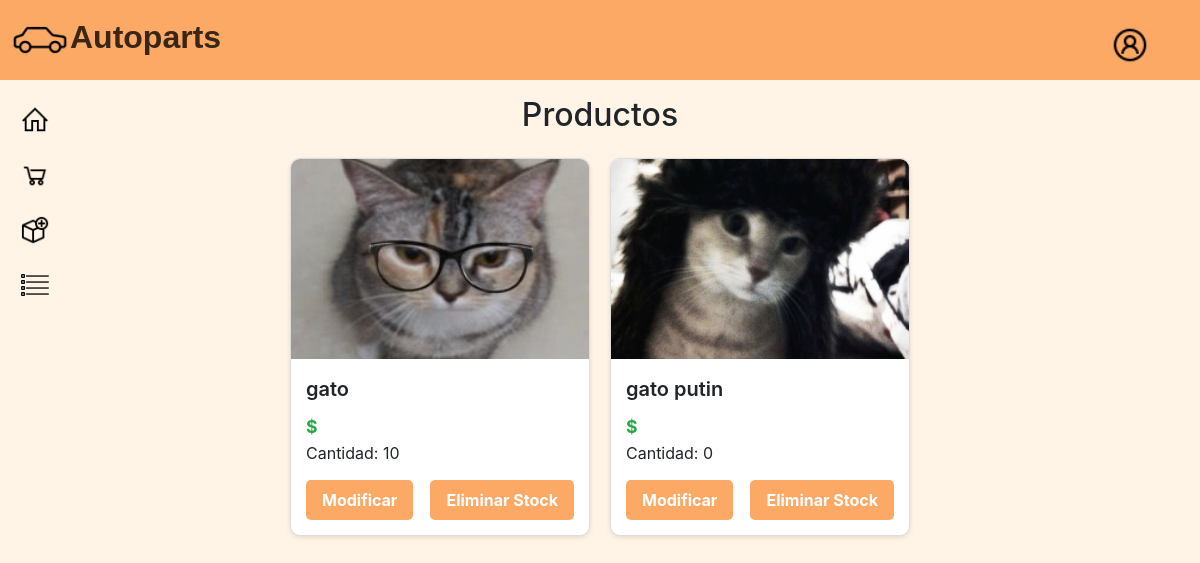
/lista2/, run on an earlier commit of the app's database.
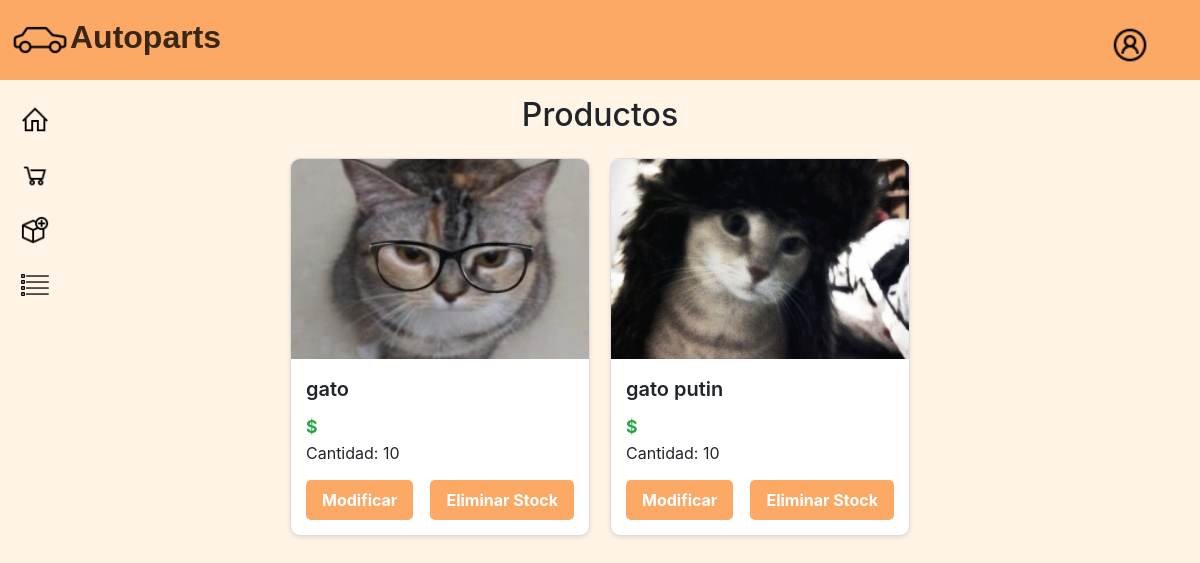
And on a later commit of the database.
### app/models.py (models this page shows, shortened)
class Stock(models.Model):
    local = models.ForeignKey(Local, on_delete=models.CASCADE, related_name='stocks')
    producto = models.ForeignKey(Producto, on_delete=models.CASCADE, related_name='stocks')
    cantidad = models.PositiveIntegerField(default=0)  # Cantidad disponible de este producto en el local
    class Meta:
        unique_together = ('local', 'producto')  # Evitar duplicados, asegurando que no haya dos entradas para el mismo producto en un mismo local

class Producto(models.Model):
    id_producto = models.AutoField(primary_key=True)
    familia = models.ForeignKey(FamiliaProducto, on_delete=models.CASCADE, related_name='productos')
    nombre = models.CharField(max_length=150)
    precio_minorista = models.IntegerField()
    precio_mayorista = models.IntegerField(default=0)
    descripcion = models.TextField(blank=True)
    fecha_fabricacion = models.DateField(null=True, blank=True)
    imagen = models.ImageField(upload_to="productos", null=True, blank=True)
    stock_minimo = models.PositiveIntegerField(default=5)
    class Meta:
        db_table = 'app_producto'  # asegura que Django use tabla existente

### app/views.py (the view)
# urls.py: path('lista2/', lista2, name="lista2"),
def lista2(request):
    stocks = Stock.objects.select_related('producto', 'local').all()
    return render(request, 'crud/lista2.html', {'stocks': stocks})

### app/templates/crud/lista2.html
{% extends 'app/base.html' %}
{% load static %}
{% load humanize %}
{% block css %}
<link rel="stylesheet" href="https://stackpath.bootstrapcdn.com/bootstrap/4.5.2/css/bootstrap.min.css">
<link rel="stylesheet" href="{% static 'app/css/edit.css' %}">
{% endblock %}
{% block contenido %}
<div class="navbar-main" style="top: 0;">
      <div class="logo">
          <img src="{% static 'app/image/car.png' %}" alt="logo" height="60px">Autoparts
      </div>
      <div class="acnt">
         <div><a href=""><img src="{% static 'app/image/account.png' %}" alt="" width="30px"></a></div>
      </div>
      <div class="lateral-bar">
         <div><a href="{% url 'home' %}"><img src="{% static 'app/image/home.png' %}" alt="" width="30px"></a></div>
         <div><a href="{% url 'shoppingcart' %}"><img src="{% static 'app/image/shoppingcart.png' %}" alt="" width="30px"></a></div>
         <div><a href="{% url 'agregar' %}"><img src="{% static 'app/image/addproduct.png' %}" alt="" width="30px"></a></div>
         <div><a href="{% url 'lista2' %}"><img src="{% static 'app/image/list.png' %}" alt="" width="30px"></a></div>
     </div>
  </div>
<div class="container my-4 pt-5">
    <h2 class="text-center my-4">Productos</h2>
    <div class="product-grid">
    {% for stock in stocks %}
  <div class="product-card">
    {% if stock.producto.imagen %}
        <img src="{{ stock.producto.imagen.url }}" alt="{{ stock.producto.nombre }}" class="product-image">
    {% else %}
        <img src="{% static 'app/image/default-product.jpg' %}" alt="Imagen por defecto" class="product-image">
    {% endif %}
    <div class="product-details">
      <div class="product-name">{{ stock.producto.nombre }}</div>
      <div class="product-price">${{ stock.producto.precio }}</div>
      <div>Cantidad: {{ stock.cantidad }}</div>
      <div class="product-actions">
        <a href="{% url 'modificar' stock.id %}" class="button edit">Modificar</a>
        <a href="{% url 'eliminar_stock' stock.id %}" class="button eliminar_producto">Eliminar Stock</a>
      </div>
    </div>
  </div>
{% empty %}
  <p>No hay stocks disponibles.</p>
    {% endfor %}
    </div>
</div>
{% endblock %}

What changed in the data, as far as the page shows it:
changed Stock "gato putin": cantidad "0" → "10"
